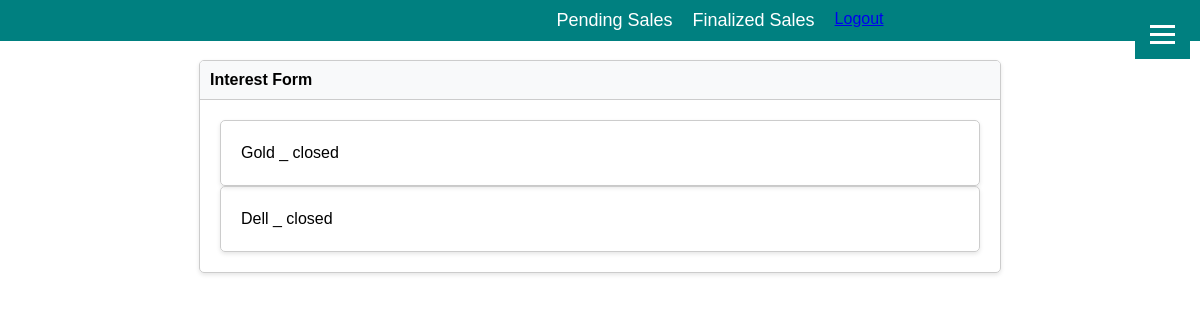
Page /sales_confirmed/ (signed in) on the earlier database version.
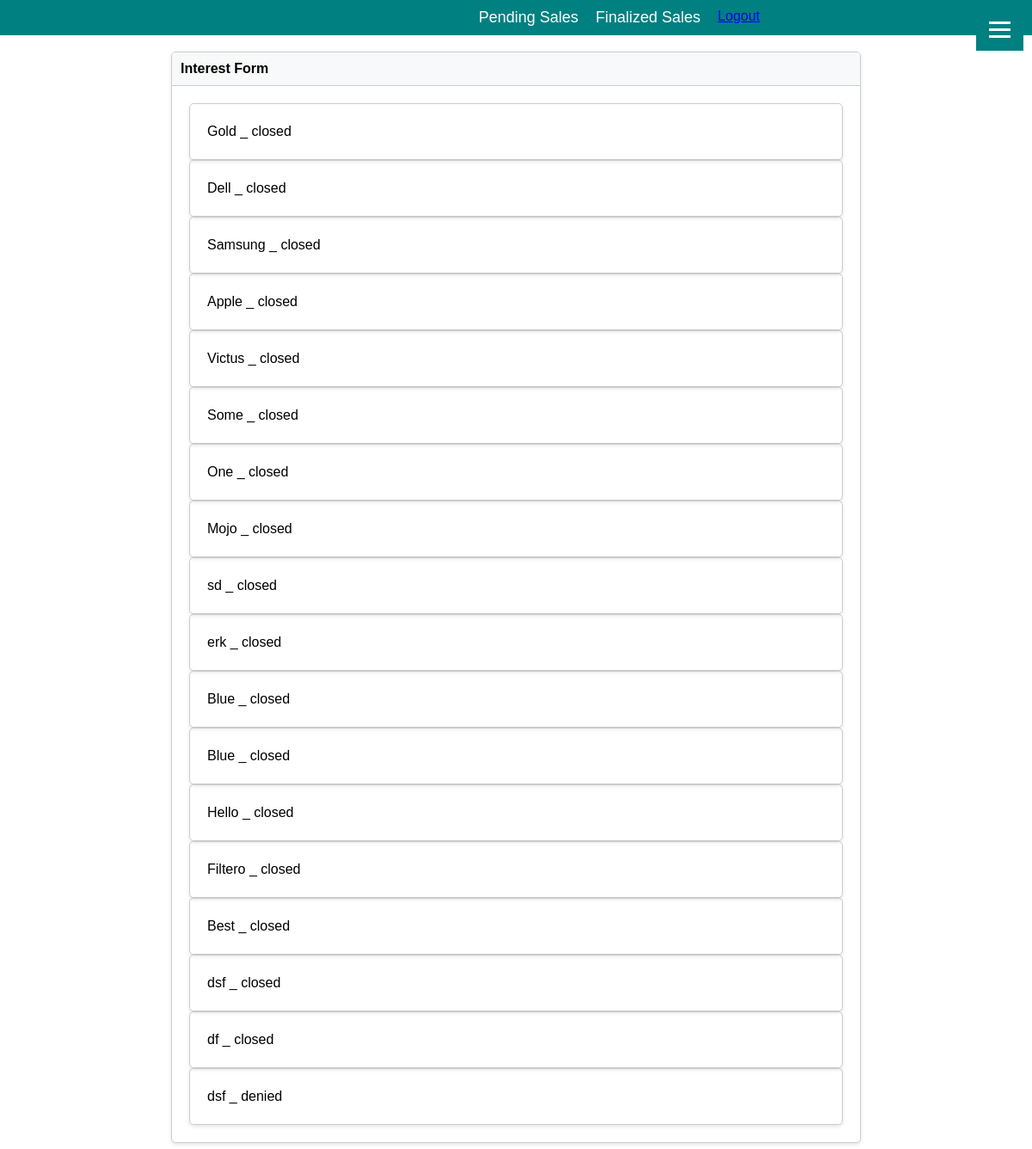
Same page on the later database version.
### origin/models.py (models this page shows, shortened)
class ProductStatus(models.Model):
    product = models.ForeignKey(Product, on_delete=models.CASCADE)
    company = models.ForeignKey(Company, on_delete=models.CASCADE)
    STATUS_CHOICES = [
        ('pending', 'Pending'),
        ('closed', 'Closed'),
        ('denied', 'Denied'),
    ]
    status = models.CharField(max_length=10, choices=STATUS_CHOICES)
    description = models.TextField()
    date_updated = models.DateTimeField(auto_now=True)
    def __str__(self) -> str:
        return f"{self.company.company_name} _ {self.status}"

class Company(models.Model):
    user = models.ForeignKey(User, on_delete=models.CASCADE)
    company_name = models.CharField(max_length=1000)
    company_address = models.CharField(max_length=1000)
    owner_number = models.CharField(max_length=20)
    manager_number = models.CharField(max_length=20, blank=True, null=True)

### origin/views.py (the view)
# urls.py: path('sales_confirmed/', views.Close_View)
def Close_View(request):
    user = request.user
    company_ids = Company.objects.filter(user=user).values_list('id', flat=True)
    product_items = ProductStatus.objects.filter(company_id__in=company_ids)
    return render(request, 'closed_preview.html', {'product_items': product_items})

### origin/templates/closed_preview.html
{% extends "base.html" %}
{% block content %}
<div class="container">
    <div class="row justify-content-center">
        <div class="col-md-6">
            <div class="card">
                <div class="card-header">Interest Form</div>
                <div class="card-body">
                    {% for product_item in product_items %}
                        {% if product_item.status != "pending" %}
                            <div class="card">
                                <div class="card-body">
                                    {{ product_item }}
                                </div>
                            </div>
                        {% endif %}
                    {% endfor %}
                </div>
            </div>
        </div>
    </div>
</div>
{% endblock content %}

Differences in the rows shown:
added ProductStatus: company+status "Samsung _ closed"
added ProductStatus: company+status "Apple _ closed"
added ProductStatus: company+status "Victus _ closed"
added ProductStatus: company+status "Some _ closed"
added ProductStatus: company+status "One _ closed"
added ProductStatus: company+status "Mojo _ closed"
added ProductStatus: company+status "sd _ closed"
added ProductStatus: company+status "erk _ closed"
added ProductStatus: company+status "Blue _ closed"
added ProductStatus: company+status "Blue _ closed"
added ProductStatus: company+status "Hello _ closed"
added ProductStatus: company+status "Filtero _ closed"
added ProductStatus: company+status "Best _ closed"
added ProductStatus: company+status "dsf _ closed"
added ProductStatus: company+status "df _ closed"
added ProductStatus: company+status "dsf _ denied"
